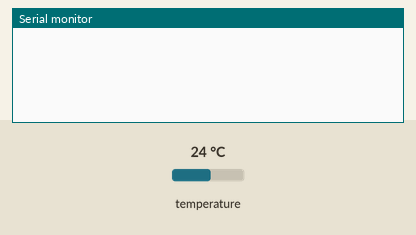
This sketch was run on a simulated ESP8266 (NodeMCU). On the bench: the last lines printed to the serial monitor. The test bench sets the inputs (shaded band); at power-on: temperature 24 °C. WiFi joins after 1.5 s; servers stay silent unless stated.

Above: at 3.0 s.
3.1 s: temperature set to 12 °C
At 4.4 s:
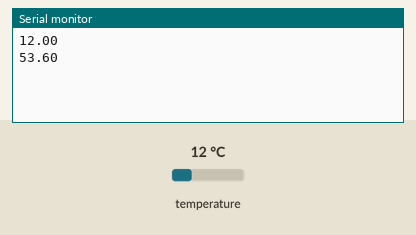
5.0 s: temperature set to 19 °C
At 6.2 s:
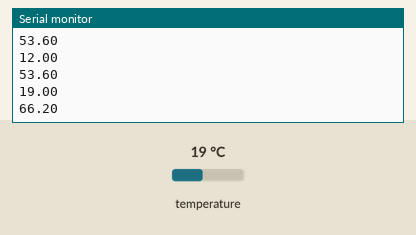
Timing chart, 0 to 8.0 s (numbered marks = the images above; inputs shaded):
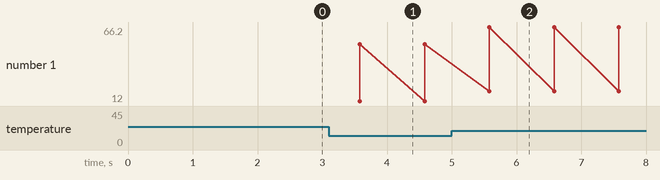

Measured:
- after the input at 3.1 s, the serial monitor: prints a new line after 0.48 s (image 1)
- after the input at 5.0 s, the serial monitor: prints a new line after 0.58 s (image 2)
- plotted number 1: 53.6 → 66.2 after the input at 5.0 s

The sketch:

Temperature_SensorFinal.ino
```cpp
#include <BlynkSimpleEsp8266.h>
#include <SimpleTimer.h>
#include <OneWire.h>
#include <DallasTemperature.h>
#define BLYNK_PRINT Serial    // Comment this out to disable prints and save space
char auth[] = "Authentication-Code";

/* WiFi credentials */
char ssid[] = "ssid-name";
char pass[] = "wifi-password";

SimpleTimer timer;


#define ONE_WIRE_BUS 2 // DS18B20 on arduino pin2 corresponds to D4 on physical board "D4 pin on the ndoemcu Module"
OneWire oneWire(ONE_WIRE_BUS);
DallasTemperature DS18B20(&oneWire);
float Celsius;
float Fahrenheit=0;
void setup()
{
  Serial.begin(115200);
  Blynk.begin(auth, ssid, pass);
  DS18B20.begin();
  timer.setInterval(1000L, getSendData);
}

void loop()
{
  timer.run(); // Initiates SimpleTimer
  Blynk.run();
}

/***************************************************
 * Send Sensor data to Blynk
 **************************************************/
void getSendData()
{
  DS18B20.requestTemperatures();
  Celsius= DS18B20.getTempCByIndex(0); // Celsius
   Fahrenheit = DS18B20.toFahrenheit(Celsius); // Fahrenheit
  Serial.println(Celsius);
  Serial.println(Fahrenheit);
  Blynk.virtualWrite(V3, Celsius); //virtual pin V3
  Blynk.virtualWrite(V4, Fahrenheit); //virtual pin V4
  if(Celsius>100)
  {
    Blynk.notify(" Milk is about to boil, RUN!!");
  }
}
```
